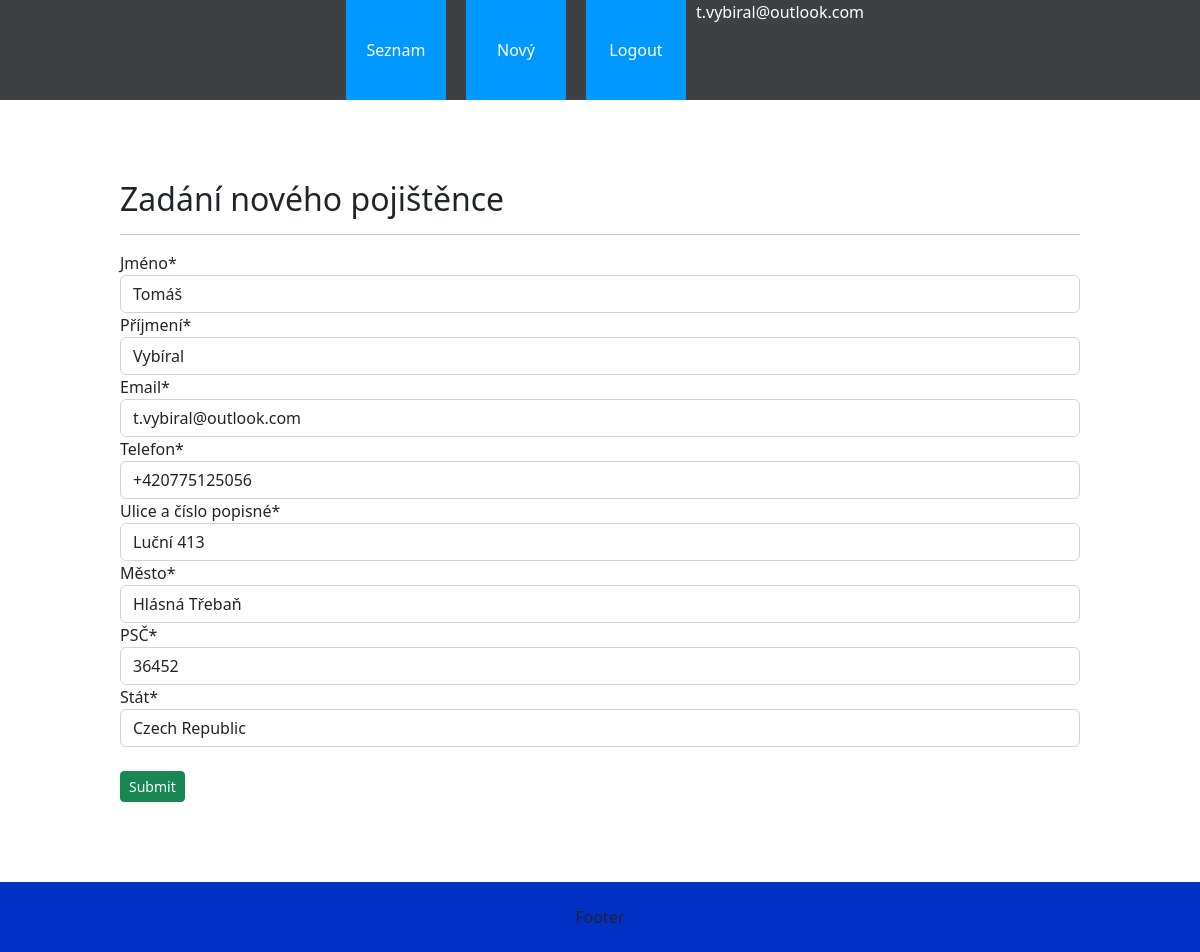
Screenshot of /pojistenci/16/edit/ (signed in) with the database file from the repository.
### pojistenci/models.py (models this page shows, shortened)
class Uzivatel(AbstractBaseUser):
    email = models.EmailField(max_length=300, unique=True)
    is_admin = models.BooleanField(default=False)
    class Meta:
        verbose_name = 'Uživatel'
        verbose_name_plural = 'Uživatelé'
    objects = UzivatelManager()
    USERNAME_FIELD = 'email'

class Pojistenec(models.Model):
    jmeno = models.CharField(max_length=200, verbose_name='Jméno')
    prijmeni = models.CharField(max_length=200, verbose_name='Příjmení')
    email = models.EmailField(max_length=200)
    telefon = models.CharField(max_length=15, verbose_name='Telefon')
    ulice_cp = models.CharField(
        max_length=200, verbose_name='Ulice a číslo popisné')
    mesto = models.CharField(max_length=100, verbose_name='Město')
    psc = models.CharField(max_length=9, verbose_name='PSČ')
    stat = models.ForeignKey(
        Stat, on_delete=models.SET_NULL, null=True, verbose_name='Stát')
    def __init__(self, *args, **kwargs):
        super(Pojistenec, self).__init__(*args, **kwargs)
    class Meta:
        verbose_name = 'Pojištěnec'
        verbose_name_plural = 'Pojištěnci'

class Stat(models.Model):
    stat = models.CharField(max_length=50)
    ordering = ['-stat']
    def __str__(self) -> str:
        return self.stat
    class Meta:
        verbose_name = 'Stát'
        verbose_name_plural = 'Státy'

### pojistenci/views.py (the view, shortened to what this page needs)
# urls.py: path('<str:pk>/edit/', views.EditPojistenec.as_view(), name='edit_pojistenec'),
class EditPojistenec(LoginRequiredMixin, generic.edit.CreateView):
    form_class = PojistenecForm
    template_name = 'pojistenci/create_pojistenec.html'
    def get(self, request, pk):
        if not request.user.is_admin:
            messages.info(request, 'Nemáš práva na úpravu pojištěnce.')
            return redirect(reverse('home'))
        try:
            pojistenec = Pojistenec.objects.get(pk=pk)
        except:
            messages.error(request, 'Tento pojištěnec neexistuje.')
            return redirect('home')
        form = self.form_class(instance=pojistenec)
        return render(request, self.template_name, {'form': form})

### pojistenci/forms.py
class PojistenecForm(forms.ModelForm):
    class Meta:
        model = Pojistenec
        fields = ['jmeno', 'prijmeni', 'email',
                  'telefon', 'ulice_cp', 'mesto', 'psc', 'stat']

### pojistenci/templates/pojistenci/create_pojistenec.html (shortened to what this page needs)
{% extends "base.html" %}
{% load crispy_forms_tags %}
{% block content %}
<h2>Zadání nového pojištěnce</h2>
<hr>
<form method="POST">
    {{ form|crispy }} <br>
    <input class="btn btn-sm btn-success" type="submit">
</form>
{% endblock %}

### pojistenci/templates/base.html (shortened to what this page needs)
<!DOCTYPE html>
<html lang="cs">
<head>
    {% load static %}
    <link rel="stylesheet" href="{% static 'css/style.css' %}" type="text/css">
    <link rel="stylesheet" href="{% static 'css/bootstrap.min.css' %}" type = "text/css"/>
</head>
<body>
    <nav>
        <div class="flex_box">
            <div class="nav_item"><a href={% url "home" %}>Seznam pojištěnců</a></div>
            {% if user.is_admin %}<div class="nav_item"><a href={% url "novy_pojistenec" %}>Nový pojištěnec</a></div>{% endif %}
            {% if user.is_authenticated %}<div class="nav_item"><a href={% url "logout" %}>Logout</a></div>{% endif %}
            <div class="text-center">{{request.user.email}}</div>
        </div>
    </nav>
    <div class="content">
    {% block content %}
    {% endblock %}
    </div>
    <footer>
    </footer>
</body>
</html>

### pojistenci/static/css/style.css (style rules this page uses)
html, body { width: 100%; height: 100%; margin: 0; }
nav { width: 100%; height: 100px; background-color: #3e4144; color: white; }
.flex_box { width: 100%; height: 100px; display: flex; justify-content: center; }
.flex_box a { text-decoration: none; color: white; }
.nav_item { margin-left: 10px; margin-right: 10px; background-color: rgb(0, 153, 255); height: 100px; width: 100px; text-align: center; line-height: 100px; vertical-align: middle; color: white; }
.content { width: 80%; margin: auto; margin-top: 80px; margin-bottom: 80px; }
footer { position: flex; width: 100%; height: 50; background-color: rgb(3, 48, 196); text-align: center; line-height: 70px; vertical-align: middle; bottom: 0; }

### rows the page displays
Uzivatel: user.email "t.vybiral@outlook.com"
Pojistenec: jmeno "Tomáš", prijmeni "Vybíral", email "t.vybiral@outlook.com", telefon "+420775125056", ulice_cp "Luční 413", mesto "Hlásná Třebaň", psc "36452"
Stat: stat "Czech Republic"
